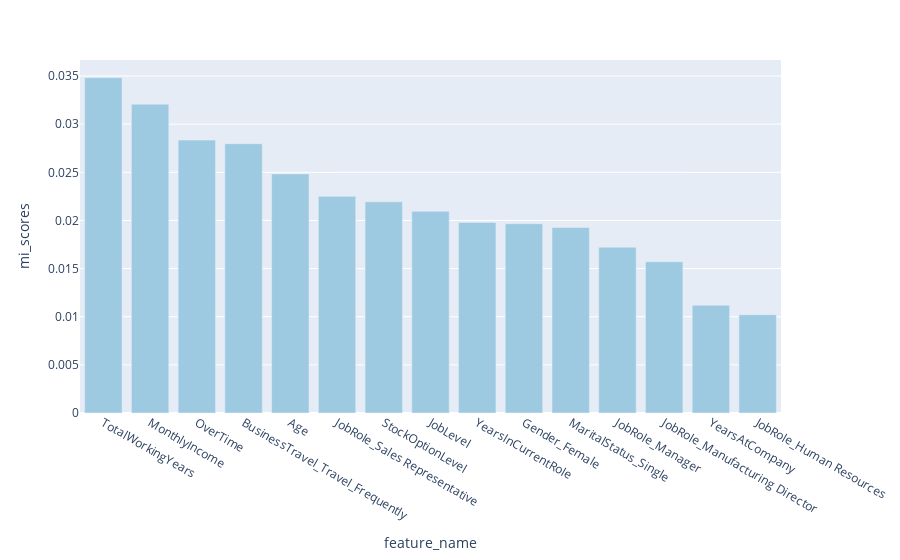

Here is the notebook cell this chart was saved with:
### Markdown cell above
These are the top 15 important features as determined by Mutual Information Feature Selection.

### Code cell
fig=px.bar(df_features_scores.sort_values(by='mi_scores', ascending=False).head(15),x='feature_name',y='mi_scores')
fig.update_traces(marker_color='rgb(158,202,225)')

### Figure 1 — Plotly figure (JSON) as saved in the notebook; plotly's stock layout.template omitted (floating-point values rounded to 4 significant figures)
{"data": [{"alignmentgroup": "True", "hovertemplate": "feature_name=%{x}<br>mi_scores=%{y}<extra></extra>", "legendgroup": "", "marker": {"color": "rgb(158,202,225)"}, "name": "", "offsetgroup": "", "orientation": "v", "showlegend": false, "textposition": "auto", "type": "bar", "x": ["TotalWorkingYears", "MonthlyIncome", "OverTime", "BusinessTravel_Travel_Frequently", "Age", "JobRole_Sales Representative", "StockOptionLevel", "JobLevel", "YearsInCurrentRole", "Gender_Female", "MaritalStatus_Single", "JobRole_Manager", "JobRole_Manufacturing Director", "YearsAtCompany", "JobRole_Human Resources"], "xaxis": "x", "y": [0.03483, 0.03208, 0.02835, 0.02797, 0.02483, 0.0225, 0.02193, 0.02095, 0.01979, 0.01966, 0.01927, 0.01722, 0.01571, 0.01119, 0.01021], "yaxis": "y"}], "layout": {"barmode": "relative", "legend": {"tracegroupgap": 0}, "margin": {"t": 60}, "xaxis": {"anchor": "y", "domain": [0, 1], "title": {"text": "feature_name"}}, "yaxis": {"anchor": "x", "domain": [0, 1], "title": {"text": "mi_scores"}}}}
